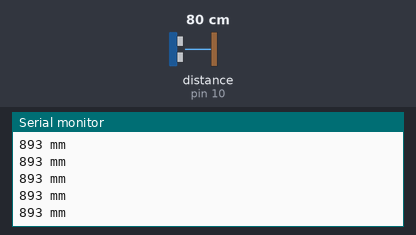
A sketch run on a simulated Arduino Uno, built with avr-gcc and run on an emulated ATmega328P. Shown: the last lines printed to the serial monitor. Wiring (inferred from the names in the program): ultrasonic range finder: trigger pin 9; echo pin 10. Inputs (shaded band) come from the test bench; at power-on: distance to the obstacle (sensor on pin 10) 80 cm. The echo pulse lasts 58.3 µs per cm.

Above: at 1.2 s.
1.3 s: distance to the obstacle (sensor on pin 10) set to 6 cm
At 1.8 s:
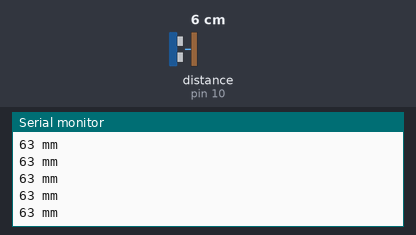
2.8 s: distance to the obstacle (sensor on pin 10) set to 3 cm
At 3.6 s:
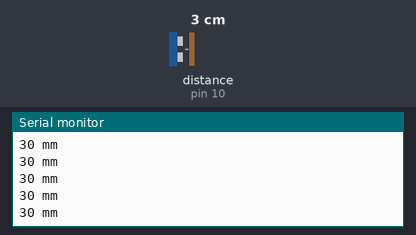
Timing chart, 0 to 5.8 s (numbered marks = the images above; inputs shaded):
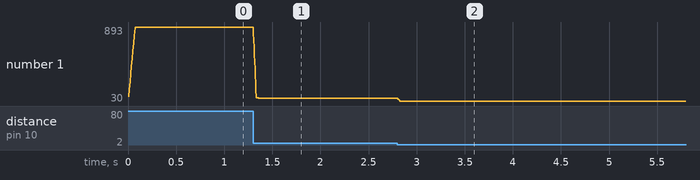

The sketch:

SonicSensorTestingMega.ino
```cpp
#include <ros.h>
#include <ros/time.h>
#include <sensor_msgs/Range.h>

#define TRIGGER_PIN 9
#define PWM_OUTPUT_PIN 10

long duration;
float distance;
ros::NodeHandle  nh;

sensor_msgs::Range range_msg;
ros::Publisher pub_range( "/ultrasound", &range_msg);

const int adc_pin = 0;

char frameid[] = "/ultrasound";

const int averages = 10;
int averagedistanceint = 0;
double averagedistancedouble = 0.0;
double totalDistances[averages];

float getRange_Ultrasound(int pin_num){
  int val = 0;
  for(int i=0; i<4; i++) val += analogRead(pin_num);
  float range =  val;
  return range /322.519685;   // (0.0124023437 /4) ; //cvt to meters
}

void averagedistance(double range)
{

  for(int i=averages-1; i>0; i--)
  {
    totalDistances[i] = totalDistances[i-1];
  }
  totalDistances[0] = range;
  for(int i=0; i<averages;i++)
  {
    averagedistancedouble += totalDistances[i];
  }
  averagedistancedouble = averagedistancedouble / averages;
  averagedistanceint = (int)averagedistancedouble;
}

void setup()
{
  Serial.begin(57600);
  while (!Serial);

  pinMode(TRIGGER_PIN, OUTPUT);
  pinMode(PWM_OUTPUT_PIN, INPUT);
  Serial.println("System Start");
}

void readduration()
{
  // The sensor is triggered by a falling edge of a HIGH pulse that
  // is more than 60 microseconds in duration.
  // Give a short LOW pulse beforehand to ensure a clean HIGH pulse:
  digitalWrite(TRIGGER_PIN, LOW);
  delayMicroseconds(5);
  digitalWrite(TRIGGER_PIN, HIGH);
  delayMicroseconds(100);
  digitalWrite(TRIGGER_PIN, LOW);

  // Read the signal from the sensor: a HIGH pulse whose
  // duration is the time (in microseconds) from the sending
  // of the ping to the reception of its echo off of an object.
  // If no object detected, fixed pulse width of 35ms is sent
  // by the sensor.
  pinMode(PWM_OUTPUT_PIN, INPUT);
  duration = pulseIn(PWM_OUTPUT_PIN, HIGH);

  // Convert the pulse width duration into a distance
  distance = duration;
  distance = distance * 10 / 58;

}

void loop()
{

  readduration();
  averagedistance(distance);
  Serial.print(averagedistanceint);
  Serial.println(" mm");

  delay(2);
}
```

Measured:
- after the input at 1.3 s, the serial monitor: prints a new line at once (image 1)
- after the input at 2.8 s, the serial monitor: prints a new line at once (image 2)
- plotted number 1: 893 → 63 after the input at 1.3 s, 63 → 30 after the input at 2.8 s
